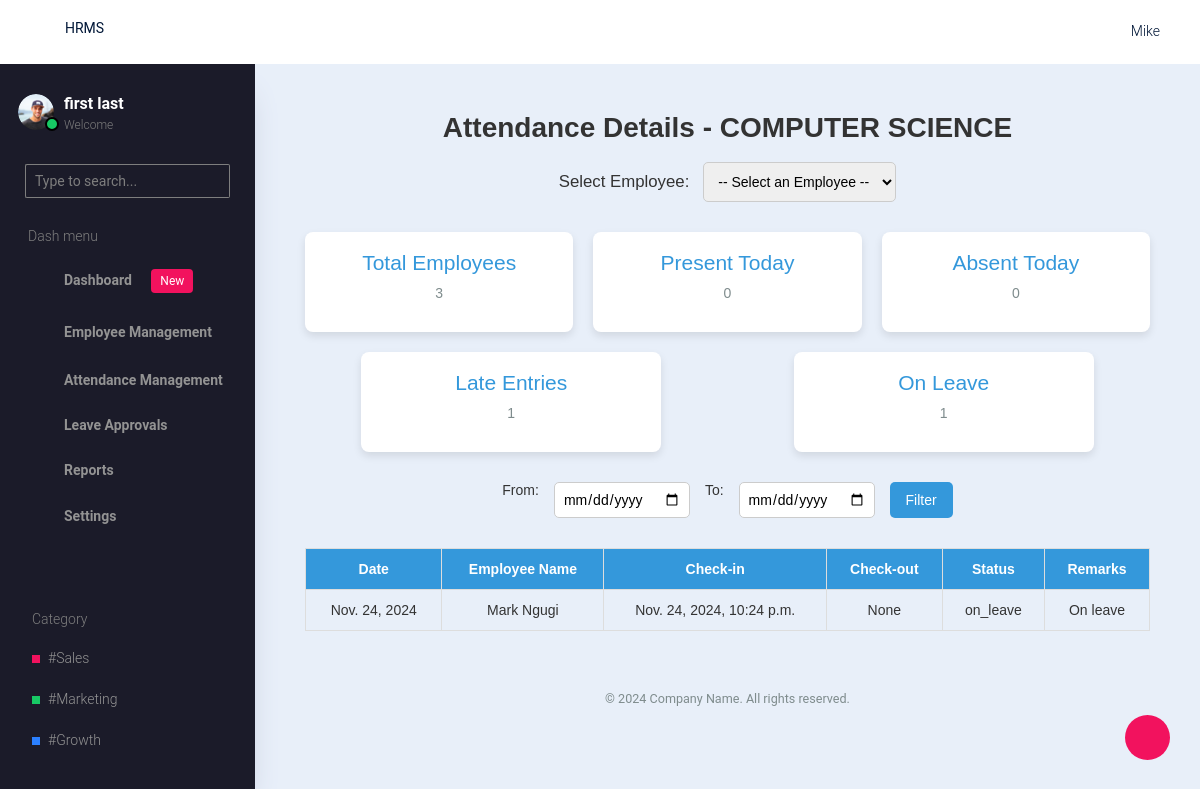
The app's page /departmant-attendance/5/ with its own data.
### accounts/models.py (models this page shows, shortened)
class Department(models.Model):
    name = models.CharField(max_length=100, default='ADMIN')
    work_start_time = models.TimeField(null=True, blank=True)
    late_checkin_buffer = models.IntegerField(default=10)  # Buffer in minutes

class CustomUser(AbstractUser):
    ROLE_CHOICES = [
        ('admin', 'Admin'),
        ('hr_manager', 'HR Manager'),
        ('employee', 'Employee'),
    ]
    role = models.CharField(max_length=20, choices=ROLE_CHOICES, default='employee')
    gender = models.CharField(max_length=20, choices=[('male', 'Male'), ('female', 'Female')], default='male')
    phone = models.CharField(max_length=15, blank=True, null=True)
    position = models.CharField(max_length=100, blank=True, null=True)
    department = models.ForeignKey(Department, on_delete=models.CASCADE, default=None, null=True)
    start_date = models.DateField(blank=True, null=True)
    exit_date = models.DateField(null=True, blank=True)
    reason_for_leaving = models.CharField(max_length=255, null=True, blank=True)

### hrms/models.py (models this page shows, shortened)
class AttendanceRecord(models.Model):
    employee = models.ForeignKey(CustomUser, on_delete=models.CASCADE)
    date = models.DateField()
    check_in_time = models.DateTimeField(null=True, blank=True)
    check_out_time = models.DateTimeField(null=True, blank=True)
    attendance_status = models.CharField(max_length=20, choices=[
        ('present', 'Present'),
        ('absent', 'Absent'),
        ('on_leave', 'On Leave')
    ], blank=True, null=True)
    is_late = models.BooleanField(default=False)
    late_duration = models.DurationField(null=True, blank=True)
    is_on_time = models.BooleanField(default=False)
    remarks = models.CharField(max_length=255, blank=True, null=True)
    created_at = models.DateField(auto_now_add=True)

### hrms/views.py (the view)
# urls.py: path('departmant-attendance/<int:id>/',dep_attendance,name='depattendance'),
def dep_attendance(request, id):
    department = Department.objects.get(id=id)
    attendance_records = AttendanceRecord.objects.filter(employee__department=department)
    total_employees = department.customuser_set.count()
    present_today = attendance_records.filter(attendance_status='present').count()
    absent_today = attendance_records.filter(attendance_status='absent').count()
    late_entries = attendance_records.filter(is_late=True).count()
    on_leave_today = attendance_records.filter(attendance_status='on_leave').count()
    context = {
        'department': department,
        'attendance_records': attendance_records,
        'total_employees': total_employees,
        'present_today': present_today,
        'absent_today': absent_today,
        'late_entries': late_entries,
        'on_leave_today': on_leave_today,
    }
    return render(request, 'hrms/admin/attendance-management/department_attendance.html', context)

### hrms/templates/hrms/admin/attendance-management/department_attendance.html (shortened to what this page needs)
{% extends 'hrms/admin/base.html' %}
{% block content %}
<div class="attendance-page">
    <h1>Attendance Details - {{department.name}}</h1>
    <div class="employee-selector">
        <label for="employee-select">Select Employee:</label>
        <select id="employee-select" name="employee-select">
            <option value="">-- Select an Employee --</option>
        </select>
    </div>
    <div class="summary-section">
        <div class="summary-card">
            <h2>Total Employees</h2>
            <p>{{ total_employees }}</p>
        </div>
        <div class="summary-card">
            <h2>Present Today</h2>
            <p>{{ present_today }}</p>
        </div>
        <div class="summary-card">
            <h2>Absent Today</h2>
            <p>{{ absent_today }}</p>
        </div>
        <div class="summary-card">
            <h2>Late Entries</h2>
            <p>{{ late_entries }}</p>
        </div>
        <div class="summary-card">
            <h2>On Leave</h2>
            <p>{{ on_leave_today }}</p>
        </div>
    </div>
    <div class="date-filter">
        <label for="start-date">From:</label>
        <input type="date" id="start-date" name="start-date">
        <label for="end-date">To:</label>
        <input type="date" id="end-date" name="end-date">
        <button class="filter-button">Filter</button>
    </div>
    {% for record in attendance_records %}
    <table class="attendance-table">
        <thead>
            <tr>
                <th>Date</th>
                <th>Employee Name</th>
                <th>Check-in</th>
                <th>Check-out</th>
                <th>Status</th>
                <th>Remarks</th>
            </tr>
        </thead>
        <tbody>
            <tr>
                <td>{{record.created_at}}</td>
                <td>{{record.employee.first_name }} {{ record.employee.last_name }}</td>
                <td>{{record.check_in_time}}</td>
                <td>{{record.check_out_time}}</td>
                <td>{{record.attendance_status}}</td>
                <td>{{ record.remarks }}</td>
            </tr>
        </tbody>
    </table>
    {%endfor%}
    <div class="footer">
        &copy; 2024 Company Name. All rights reserved.
    </div>
</div>
{% endblock %}

### hrms/templates/hrms/admin/attendance-management/department_attendance.html (style rules this page uses)
.attendance-page { padding: 20px; color: #333; font-family: Arial, sans-serif; text-align: center; max-width: 1200px; margin: 0 auto; }
.attendance-page h1 { font-size: 2em; font-weight: bold; color: #333; margin-bottom: 20px; }
.employee-selector { margin-bottom: 30px; }
.employee-selector label { font-size: 1.2em; margin-right: 10px; }
.employee-selector select { padding: 10px; font-size: 1em; border: 1px solid #ccc; border-radius: 5px; }
.summary-section { display: flex; flex-wrap: wrap; justify-content: space-around; margin-bottom: 30px; gap: 20px; }
.summary-card { background-color: #fff; box-shadow: 0 4px 8px rgba(0, 0, 0, 0.1); padding: 20px; border-radius: 8px; flex: 1; min-width: 200px; max-width: 300px; text-align: center; }
.summary-card h2 { font-size: 1.5em; color: #3498db; margin-bottom: 10px; }
.summary-card p { font-size: 1em; color: #7f8c8d; }
.date-filter { display: flex; justify-content: center; gap: 15px; margin-bottom: 30px; }
.date-filter input[type="date"] { padding: 8px; font-size: 1em; border: 1px solid #ccc; border-radius: 5px; }
.filter-button { padding: 8px 16px; font-size: 1em; color: #fff; background-color: #3498db; border: none; border-radius: 5px; cursor: pointer; transition: background-color 0.3s; }
.attendance-table { width: 100%; border-collapse: collapse; margin-top: 10px; }
.attendance-table th, .attendance-table td { padding: 12px 15px; border: 1px solid #ddd; }
.attendance-table th { background-color: #3498db; color: #fff; font-weight: bold; }
.footer { margin-top: 30px; color: #7f8c8d; font-size: 0.9em; }

### records on screen
Department: name "COMPUTER SCIENCE"
AttendanceRecord: created_at "Nov. 24, 2024", employee.first_name "Mark", employee.last_name "Ngugi", check_in_time "Nov. 24, 2024, 10:24 p.m.", check_out_time "None", attendance_status "on_leave", remarks "On leave"

### other values on screen
{{ total_employees }} "3"
{{ present_today }} "0"
{{ absent_today }} "0"
{{ late_entries }} "1"
{{ on_leave_today }} "1"
